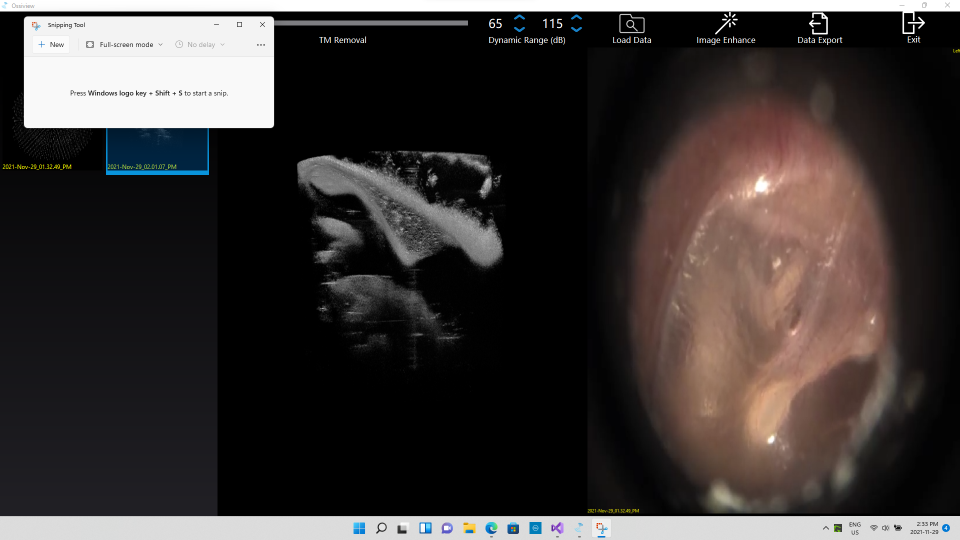
#> input picture Figures/cadaver_3D/a.png, 1920 x 1080 px (shown at 1/2 size); its folder holds only this picture in this run
$ python Figure1.py
#> lines starting #> are read from the running program, lines starting #| are printed output that depends on the picture
# -*- coding: utf-8 -*-
# @Time    : 2021-11-29 2:42 p.m.
# @Author  : young wang
# @FileName: Figure1.py
# @Software: PyCharm


import matplotlib.pyplot as plt
import matplotlib
from os.path import join, abspath
import os
from skimage import img_as_float, img_as_ubyte
from skimage import data, exposure, img_as_float
from skimage import morphology
from skimage.morphology import square,disk
from skimage.filters import median
import glob

if __name__ == '__main__':

    matplotlib.rcParams.update(
        {
            'font.size': 20,
            'text.usetex': False,
            'font.family': 'sans-serif',
            'mathtext.fontset': 'stix',
        }
    )

    output_path = '../Figures/cadaver_3D/'

    # img_files = sorted(os.listdir(output_path))
    path = output_path+('*.png')
    img_paths = []
    for filename in glob.glob(path):
        img_paths.append(filename)

    img_paths.sort()
    y1 , y_height = 250, 500
    x1 , x_width = 550, 500
    title = ['full insertion', 'two-marker', 'three-marker','full withdrawal']

    export_path = '../Figures/cadaver_3D/processed image'
    extension = '.jpeg'

    join(export_path,title[0])
    for i in range(len(img_paths)):

        fig,ax = plt.subplots(1,1,figsize=(10,10))
        img = plt.imread(img_paths[i])
#> img is the input picture: shape (1080, 1920, 4) float32; mean R, G, B, A 0.233, 0.212, 0.207, 1
        image = img[y1:int(y1+y_height), x1:int(x1+x_width),0]
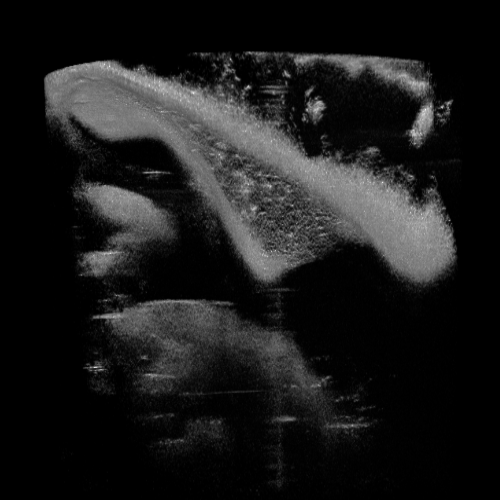
#> image: shape (500, 500) float32; min 0, max 0.961, mean 0.104

        image = exposure.equalize_adapthist(image, clip_limit=0.009)
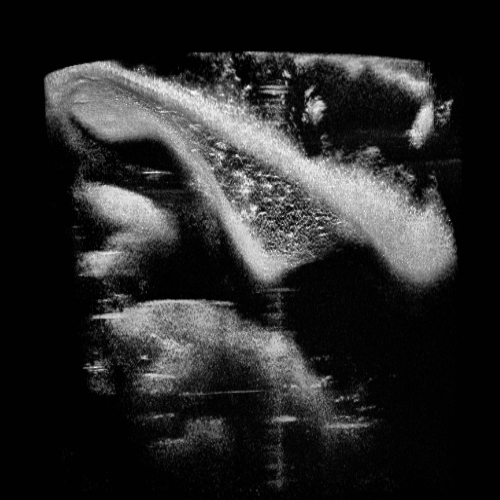
#> image: shape (500, 500) float32; min 0, max 1, mean 0.161
        image = img_as_ubyte(image)
        # image = median(image,square(3))
        # image = morphology.closing(image)
        # image = exposure.adjust_gamma(image, 0.9)

        ax.imshow(image, cmap='gray', aspect=image.shape[1]/image.shape[0],
                   vmin=0, vmax = 255)
        ax.axis('off')
        plt.tight_layout()

        file_name = join(export_path,title[i]) + extension
        plt.savefig(file_name,
                    dpi=800,
                    transparent=True, bbox_inches='tight', pad_inches=0, format='jpeg')
        plt.show()
